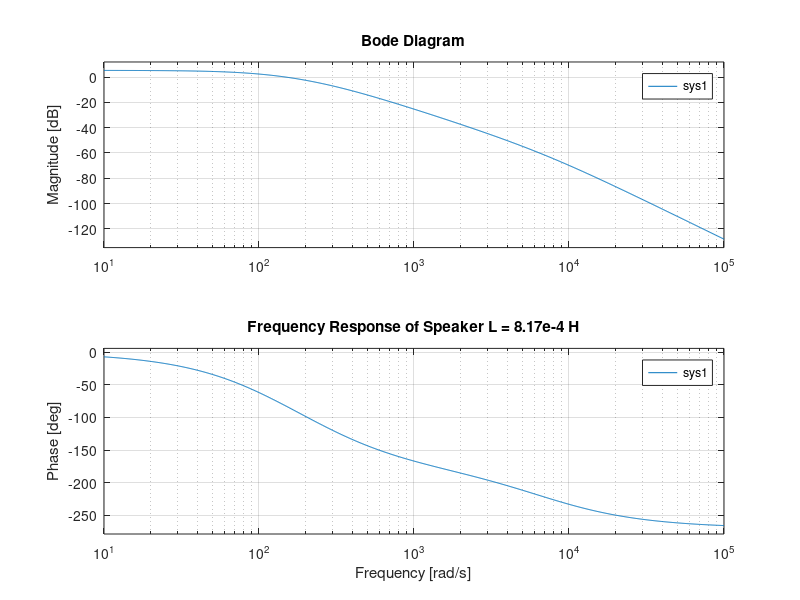
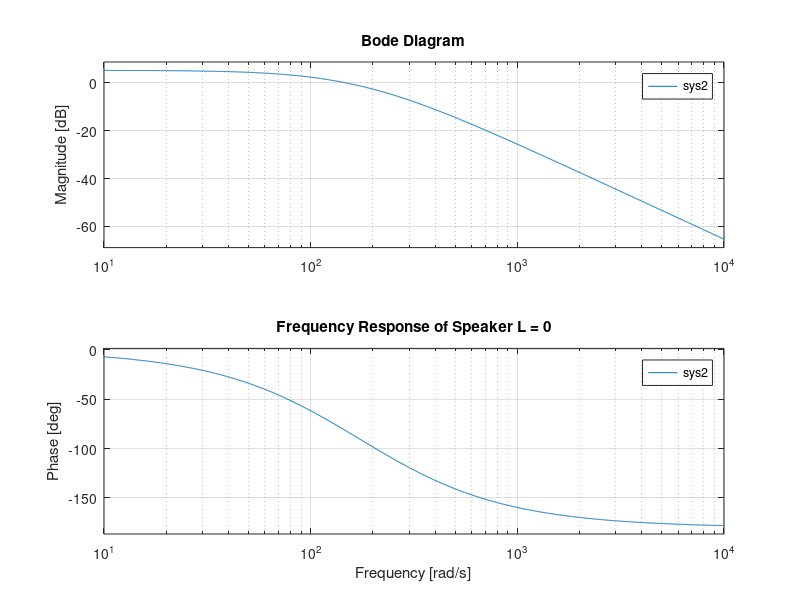

Write the MATLAB code that produced these figures, in order.
%Frequency Response of a Speaker

%define parameters
m = 0.03;       % [kg]
c = 1.532;      % [Ns/m]
k = 885;        % [N/m]
Kb = 5.71;      % [T.m]
Kf = 9.62;      % [T.m]
R = 5.91;       % [ohms]
L = 8.17*10^-4;   % [H]
%L=0;

%create transfer function
num=[Kf*1000];      %multipled by 1000 to convert from m to mm
den=[(m*L), (c*L+m*R), (k*L+c*R+Kf*Kb), (k*R)];
sys1=tf(num,den);

L = 0;
num=[Kf*1000];      %multipled by 1000 to convert from m to mm
den=[(m*L), (c*L+m*R), (k*L+c*R+Kf*Kb), (k*R)];
sys2=tf(num,den);

%plot bode plot of TF
figure (1)
bode(sys1);
title('Frequency Response of Speaker L = 8.17e-4 H')
grid on

figure (2)
bode(sys2);
title('Frequency Response of Speaker L = 0')
grid on
